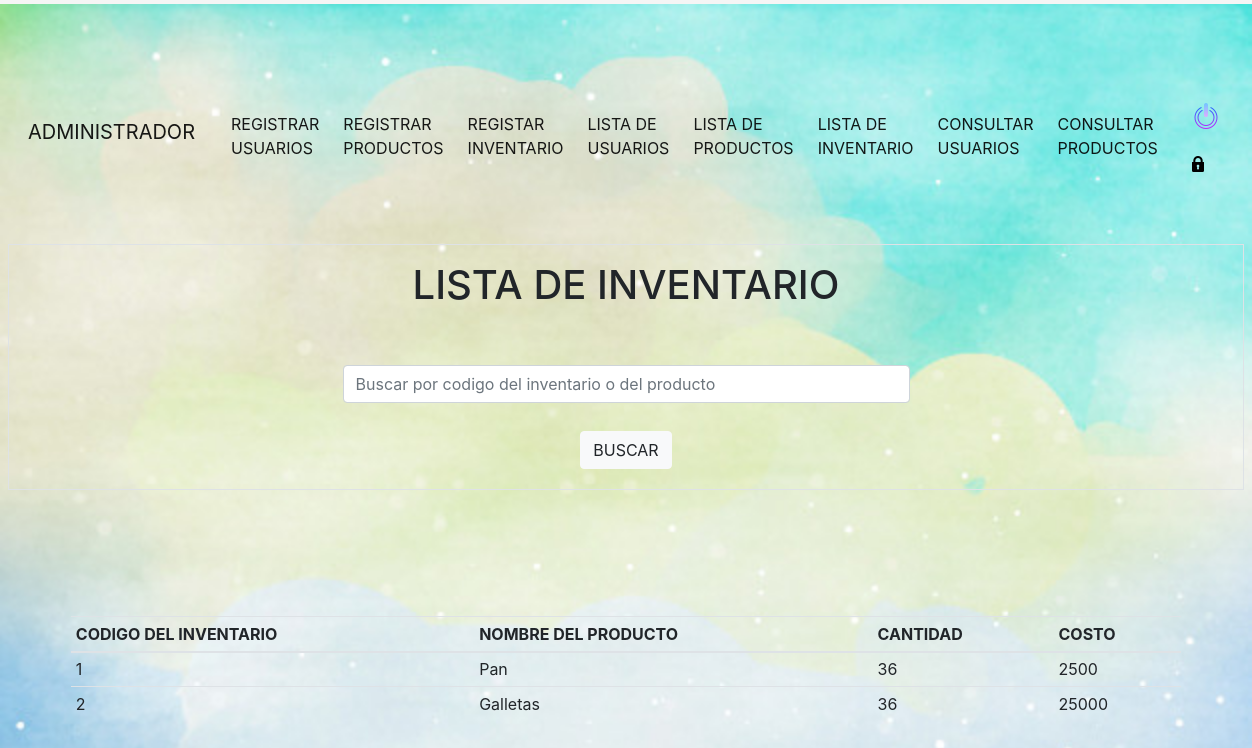
Page /consultar_inventario.php (signed in) on the committed database.
### tables this page shows
CREATE TABLE `permisos` (
  `codigo_permiso` int(11) NOT NULL,
  `permiso` int(11) DEFAULT NULL,
  `usuario` varchar(20) DEFAULT NULL,
  `estado` varchar(20) DEFAULT NULL
);

CREATE TABLE `productos` (
  `codigo_producto` char(11) NOT NULL,
  `nombre_producto` varchar(30) DEFAULT NULL,
  `descripcion` varchar(50) DEFAULT NULL,
  `precio` int(11) DEFAULT NULL
);

CREATE TABLE `inventario` (
  `codigo_inventario` int(11) NOT NULL,
  `codigo_producto` char(11) DEFAULT NULL,
  `cantidad_actual` int(11) DEFAULT NULL,
  `cantidad_minima` int(11) DEFAULT NULL,
  `costo` int(11) DEFAULT NULL
);

### consultar_inventario.php (the view, shortened to what this page needs)
<!DOCTYPE html>
<html>
<head>
    <link rel="stylesheet" type="text/css" href="css/bootstrap.min.css">
    <link rel="stylesheet" type="text/css" href="css/miestilo.css">
</head>
<body>
<div class="container" ></div>
<?php include "menu.php"; ?>
	<table class="table table-bordered">
    	<tr class="well">
    		<td>
    			<h1 align="center">LISTA DE INVENTARIO</h1>
    			<center>
        			<form name="from3" method="POST" action=" ">
            			<div class="input-prepend input-append col-md-6">
                			<span class="add-on"><i class="icon-search"></i></span>
                			<input type="text" name="buscar"  autocomplete="off"  class="form-control" aria-label="Sizing example input" autofocus="" placeholder="Buscar por codigo del inventario o del producto" >
         				</div>
            			<br>
            			<button type="submit" class="btn btn-light" name="boton">BUSCAR</button>
        			</form>
    			</center>
    		</td>
    	</tr>
    </table>
		<div align="right">
		 <a class="btn" href="facturas.php" title="Crear factura"><i class="icon-plus"></i></a>
		</div>
		<br/>
		<br>
    <div class="container">
        <table class="table table-sm">
            <thead>
                <tr>
                    <th scope="col">CODIGO DEL INVENTARIO</th>
                    <th scope="col">NOMBRE DEL PRODUCTO</th>
                    <th scope="col">CANTIDAD</th>
                    <th scope="col">COSTO</th>
                </tr>
            </thead>
            <tbody>
				<?php
					if(!empty($_POST['buscar'])){
                        $buscar = limpiar($_POST['buscar']);
                        $pame = mysql_query("SELECT * FROM productos INNER JOIN inventario ON productos.codigo_producto =
						inventario.codigo_producto WHERE inventario.codigo_inventario ='$buscar' OR productos.nombre_producto LIKE '%$buscar%'  ORDER BY inventario.codigo_inventario");
					}else{
						$pame = mysql_query("SELECT * FROM productos INNER JOIN inventario ON productos.codigo_producto =
						inventario.codigo_producto ORDER BY inventario.codigo_inventario");
					}
					while ($row = mysql_fetch_array($pame)) {
				?>
							<tr>
							 	<td><?php echo $row['codigo_inventario'];?></td>
                    			<td><?php echo $row['nombre_producto'];?></td>
                    			<td><?php echo $row['cantidad_actual'];?></td>
                    			<td><?php echo $row['costo'];?></td>
							</tr>
							<?php } ?>
					</table>
			</div>
	</body>
</html>

### menu.php (shortened to what this page needs)
<?php
    $correo = $_SESSION['cod_user'];
    $tipo_usuario = $_SESSION['tipo_user'];
?>
    <nav class="navbar navbar-expand-lg navbar-light  mb-5">
        <a class="navbar-brand" href="#">
          <?php
              if ($tipo_usuario=='administrador') {
                  ?> ADMINISTRADOR <?php
              }else{
                  ?> CAJERO <?php
              }
          ?>
        </a>
        <div class="collapse navbar-collapse" id="navbarSupportedContent">
            <ul class="navbar-nav mr-auto">
                <?php
                    $conn = mysql_query("SELECT * FROM permisos
                                         INNER JOIN permisos_tem
                                         ON permisos.permiso = permisos_tem.codigo_permiso_tem
                                         AND permisos.usuario = '$correo'");
                    while ($row = mysql_fetch_array($conn)) {
                        if($row['nombre_permiso'] == 'registrar_usuarios' && $row['estado'] == 's'){
                            echo '<li class="nav-item">
                                        <a class="nav-link active" href="usuarios.php">REGISTRAR USUARIOS</a>
                                    </li>';
                        }
                        if($row['nombre_permiso'] == 'registrar_productos' && $row['estado'] == 's'){
                            echo '<li class="nav-item">
                                        <a class="nav-link active" href="productos.php">REGISTRAR PRODUCTOS</a>
                                    </li>';
                        }
                        if($row['nombre_permiso'] == 'registrar_inventario' && $row['estado'] == 's'){
                            echo '<li class="nav-item">
                                        <a class="nav-link active" href="inventario.php">REGISTAR INVENTARIO</a>
                                    </li>';
                        }
                        if($row['nombre_permiso'] == 'lista_usuarios' && $row['estado'] == 's'){
                            echo '<li class="nav-item active">
                                        <a class="nav-link" href="consultar_usuario.php">LISTA DE USUARIOS</a>
                                    </li>';
                        }
                        if($row['nombre_permiso'] == 'lista_productos' && $row['estado'] == 's'){
                            echo '<li class="nav-item active">
                                        <a class="nav-link" href="consultar_productos.php">LISTA DE PRODUCTOS</a>
                                    </li>';
                        }
                        if($row['nombre_permiso'] == 'lista_inventario' && $row['estado'] == 's'){
                            echo '<li class="nav-item active">
                                        <a class="nav-link " href="consultar_inventario.php">LISTA DE INVENTARIO</a>
                                    </li>';
                        }
                        if($row['nombre_permiso'] == 'consultar_usuarios' && $row['estado'] == 's'){
                            echo '<li class="nav-item active">
                                        <a class="nav-link " href="consultar_usuariosdos.php">CONSULTAR USUARIOS</a>
                                    </li>';
                        }
                        if($row['nombre_permiso'] == 'consultar_productos' && $row['estado'] == 's'){
                            echo '<li class="nav-item active">
                                        <a class="nav-link " href="cosultar_productosdos.php">CONSULTAR PRODUCTOS</a>
                                    </li>';
                        }
                    }
                ?>
            </ul>
            <form class="form-inline my-2 my-lg-0">
                    <a href="cerrar_sesion.php"><span aria-hidden="true"><img src="img/logout.png"></span></a>
                    <a href="cambiar_contrasena.php"><span aria-hidden="true"><img src="img/bloquear.png"></span></a>
                </form>
        </div>
    </nav>

### css/miestilo.css (style rules this page uses)
* { padding: 4px; margin-top:4px; }
body { background-image: url(../img/depositphotos_128913142-stock-photo-pastel-colored-background-with-gradient.jpg); font-size: 16px; background-repeat:no-repeat; background-size: cover; padding-top: 40px; padding-bottom: 40px; background-color: #f5f5f5; }

### rows in the picture
permisos: estado "REGISTRAR USUARIOS"
permisos: estado "REGISTRAR PRODUCTOS"
permisos: estado "REGISTAR INVENTARIO"
permisos: estado "LISTA DE USUARIOS"
permisos: estado "LISTA DE PRODUCTOS"
permisos: estado "LISTA DE INVENTARIO"
permisos: estado "CONSULTAR USUARIOS"
permisos: estado "CONSULTAR PRODUCTOS"
productos: inventario.codigo_inventario "1", nombre_producto "Pan", inventario.cantidad_actual "36", inventario.costo "2500"
productos: inventario.codigo_inventario "2", nombre_producto "Galletas", inventario.cantidad_actual "36", inventario.costo "25000"
